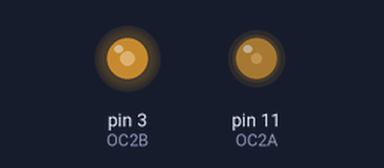
A sketch run on a simulated Arduino Uno, built with avr-gcc and run on an emulated ATmega328P. On the bench: output pins drawn as LEDs (lit = HIGH).

Above: at 0.1 s.
Timing chart, 0 to 1.6 s (numbered marks = the images above):
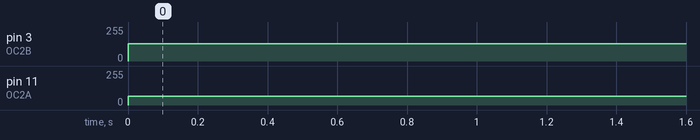

Measured:
- by itself, pin 3 (OC2B): 0/255 → 128/255 at 0.00 s
- by itself, pin 11 (OC2A): 0/255 → 64/255 at 0.00 s

The sketch:

ch7-challenge3.ino
```cpp
void setup() {
  pinMode(3, OUTPUT);   // OC2B
  pinMode(11, OUTPUT);  // OC2A
}

void loop() {
  analogWrite(3, 128);   // ~50% duty cycle, ~490 Hz
  analogWrite(11, 64);   // ~25% duty cycle, ~490 Hz
}
```
